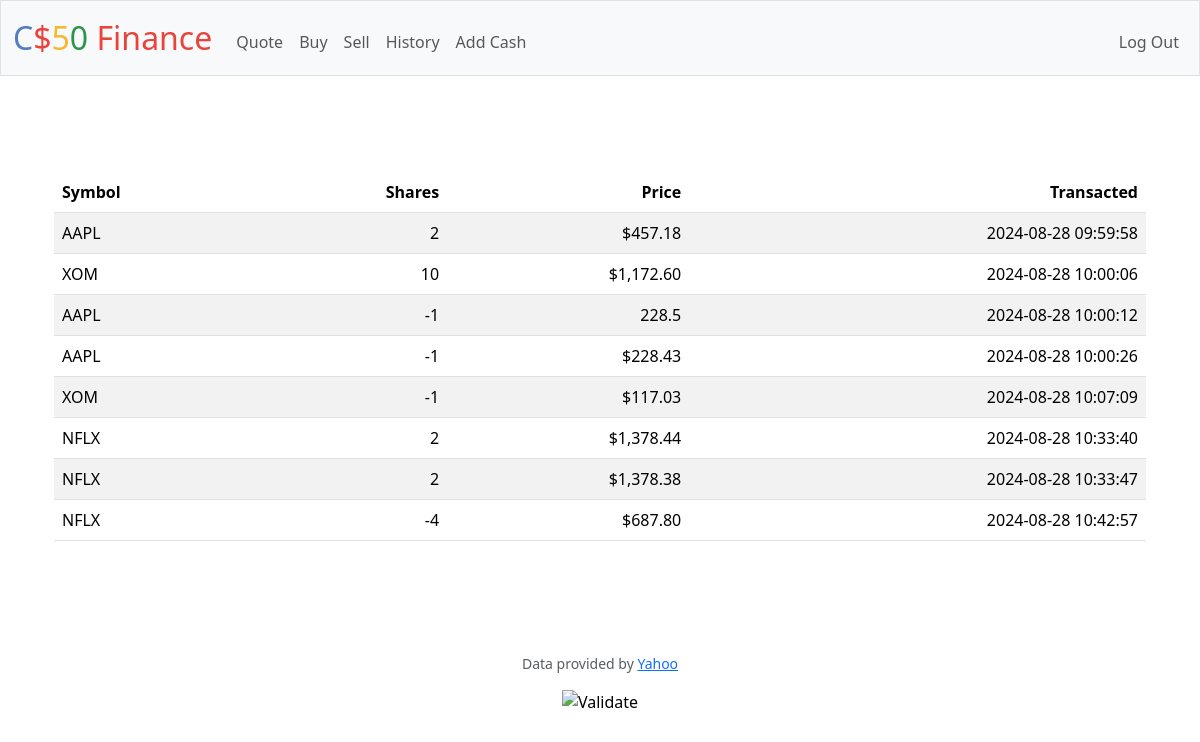
Screenshot of /history (signed in) with the database file from the repository.
### tables this page shows
CREATE TABLE history (transaction_id INTEGER PRIMARY KEY AUTOINCREMENT NOT NULL, symbol TEXT NOT NULL, shares INTEGER NOT NULL, price NUMERIC NOT NULL, timestamp DATETIME NOT NULL, user_id NOT NULL, FOREIGN KEY (user_id) REFERENCES users(id));

### app.py (the view)
@app.route("/history")
@login_required
def history():
    historys = db.execute("SELECT * FROM history WHERE user_id = ?", session["user_id"])
    return render_template('history.html', historys=historys)

### app.py (called while the page is built)
@app.after_request
def after_request(response):
    response.headers["Cache-Control"] = "no-cache, no-store, must-revalidate"
    response.headers["Expires"] = 0
    response.headers["Pragma"] = "no-cache"
    return response

### helpers.py (called while the page is built)
def login_required(f):
    @wraps(f)
    def decorated_function(*args, **kwargs):
        if session.get("user_id") is None:
            return redirect("/login")
        return f(*args, **kwargs)
    return decorated_function

### templates/history.html
{% extends "layout.html" %}
{% block main %}
<main class="container py-5 text-center">
    <table class="table table-striped">
        <thead>
            <tr>
                <th class="text-start">Symbol</th>
                <th class="text-end">Shares</th>
                <th class="text-end">Price</th>
                <th class="text-end">Transacted</th>
            </tr>
        </thead>
        <tbody>
            {% for history in historys %}
                <tr>
                    <td class="text-start"> {{ history.symbol }} </td>
                    <td class="text-end"> {{ history.shares }} </td>
                    <td class="text-end"> {{ history.price }} </td>
                    <td class="text-end"> {{ history.timestamp }} </td>
                </tr>
            {% endfor %}
        </tbody>
    </table>
</main>
{% endblock %}

### templates/layout.html (shortened to what this page needs)
<!DOCTYPE html>
<html lang="en">
    <head>
        <link href="https://cdn.jsdelivr.net/npm/bootstrap@5.3.3/dist/css/bootstrap.min.css" rel="stylesheet">
        <link href="/static/styles.css" rel="stylesheet">
    </head>
    <body>
        <nav class="bg-light border navbar navbar-expand-md navbar-light">
            <div class="container-fluid">
                <a class="navbar-brand" href="/"><span class="blue">C</span><span class="red">$</span><span class="yellow">5</span><span class="green">0</span> <span class="red">Finance</span></a>
                <div class="collapse navbar-collapse" id="navbar">
                    {% if session["user_id"] %}
                        <ul class="navbar-nav me-auto mt-2">
                            <li class="nav-item"><a class="nav-link" href="/quote">Quote</a></li>
                            <li class="nav-item"><a class="nav-link" href="/buy">Buy</a></li>
                            <li class="nav-item"><a class="nav-link" href="/sell">Sell</a></li>
                            <li class="nav-item"><a class="nav-link" href="/history">History</a></li>
                            <li class="nav-item"><a class="nav-link" href="/addCash">Add Cash</a></li>
                        </ul>
                        <ul class="navbar-nav ms-auto mt-2">
                            <li class="nav-item"><a class="nav-link" href="/logout">Log Out</a></li>
                        </ul>
                    {% else %}
                        <ul class="navbar-nav ms-auto mt-2">
                            <li class="nav-item"><a class="nav-link" href="/register">Register</a></li>
                            <li class="nav-item"><a class="nav-link" href="/login">Log In</a></li>
                        </ul>
                    {% endif %}
                </div>
            </div>
        </nav>
        <main class="container py-5 text-center">
            {% block main %}{% endblock %}
        </main>
        <footer class="mb-5">
            <p class="mb-3 small text-center text-muted">
                Data provided by <a href="https://finance.yahoo.com/">Yahoo</a>
            </p>
            <form action="https://validator.w3.org/check" class="text-center" enctype="multipart/form-data" method="post" target="_blank">
                <input alt="Validate" src="/static/I_heart_validator.png" type="image">
            </form>
        </footer>
    </body>
</html>

### static/styles.css (style rules this page uses)
nav .navbar-brand { font-size: xx-large; }
nav .navbar-brand .blue { color: #537fbe; }
nav .navbar-brand .red { color: #ea433b; }
nav .navbar-brand .yellow { color: #f5b82e; }
nav .navbar-brand .green { color: #2e944b; }

### rows the page displays
history: symbol "AAPL", shares "2", price "$457.18", timestamp "2024-08-28 09:59:58"
history: symbol "XOM", shares "10", price "$1,172.60", timestamp "2024-08-28 10:00:06"
history: symbol "AAPL", shares "-1", price "228.5", timestamp "2024-08-28 10:00:12"
history: symbol "AAPL", shares "-1", price "$228.43", timestamp "2024-08-28 10:00:26"
history: symbol "XOM", shares "-1", price "$117.03", timestamp "2024-08-28 10:07:09"
history: symbol "NFLX", shares "2", price "$1,378.44", timestamp "2024-08-28 10:33:40"
history: symbol "NFLX", shares "2", price "$1,378.38", timestamp "2024-08-28 10:33:47"
history: symbol "NFLX", shares "-4", price "$687.80", timestamp "2024-08-28 10:42:57"
